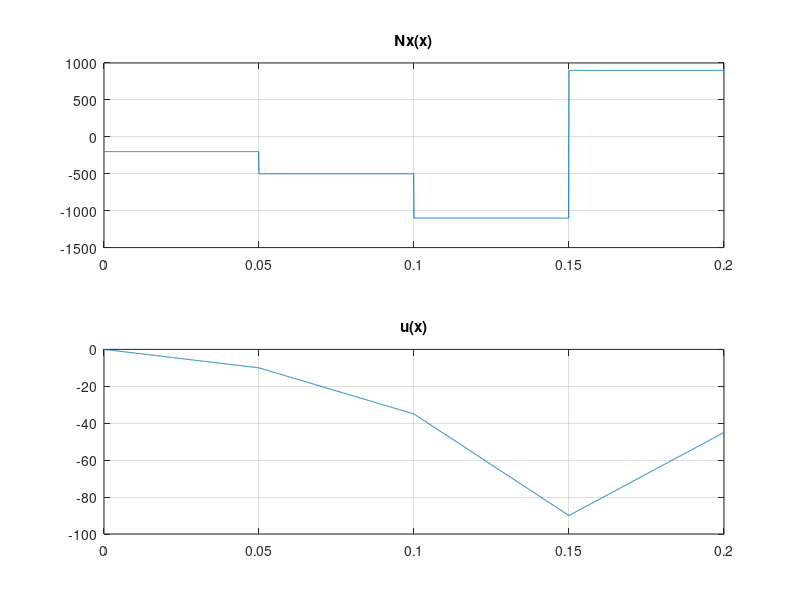

Reproduce this figure in MATLAB.
% PROCEDIMENTO PARA ANALISE ESTRUTURAL DE UMA VIGA
% Desenvolvido por Antonio Vinicius G. Campos, 03/04/2020
clc,clear, close all
% propriedades geometricas da viga
l=0.2;
dx = 0.0001;
x=0:dx:l; %dominio estrutural
% inicializacao de vetores
% Mx = zeros(1,size(x,2)); 
% the = zeros(1,size(x,2)); 
% computacao dos valor dentro do dominio

Mx=-300*(x-0.05).^0.*(x>=0.05)-600*(x-0.1).^0.*(x>=0.1)+2000*(x-0.15).^0.*(x>=0.15)-200;
the=-300*(x-0.05).^1.*(x>=0.05)-600*(x-0.1).^1.*(x>=0.1)+2000*(x-0.15).^1.*(x>=0.15)-200.*x;

% for ii=1:size(x,2)
%     if x(ii)<2
%         Nx(ii) = 100*x(ii)+600;
%         u(ii) = 50*x(ii)^2 + 600*x(ii);
%     else
%         Nx(ii) = 100*x(ii) - 800*(x(ii)-2)^0 + 600;
%         u(ii) = 50*x(ii)^2 - 800*(x(ii)-2)^1 + 600*x(ii);
%     end
% end
% pos-processamento
figure()
subplot(2,1,1)
plot(x,Mx)
title('Nx(x)')
grid on
subplot(2,1,2)
plot(x,the)
title('u(x)')
grid on
